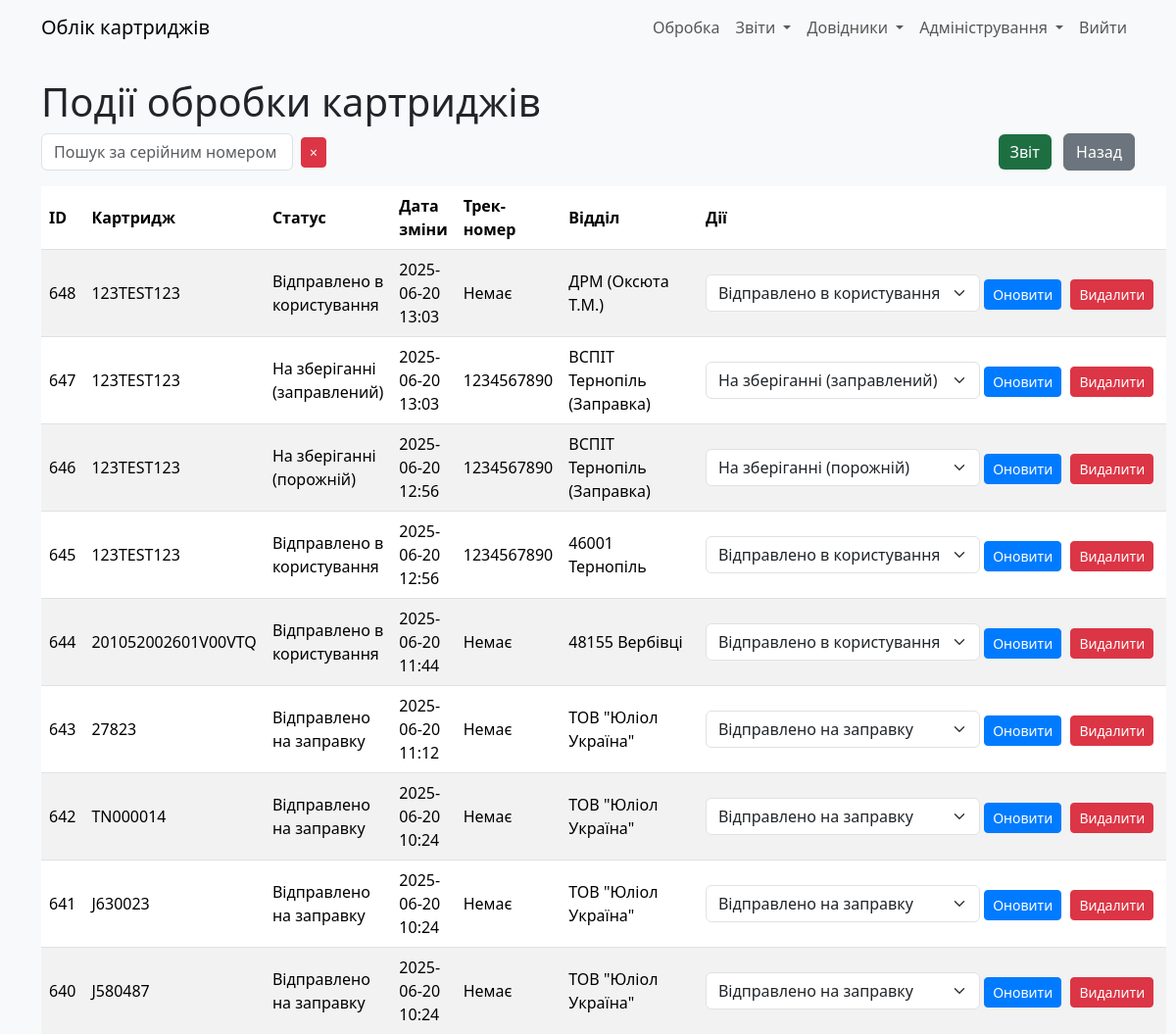
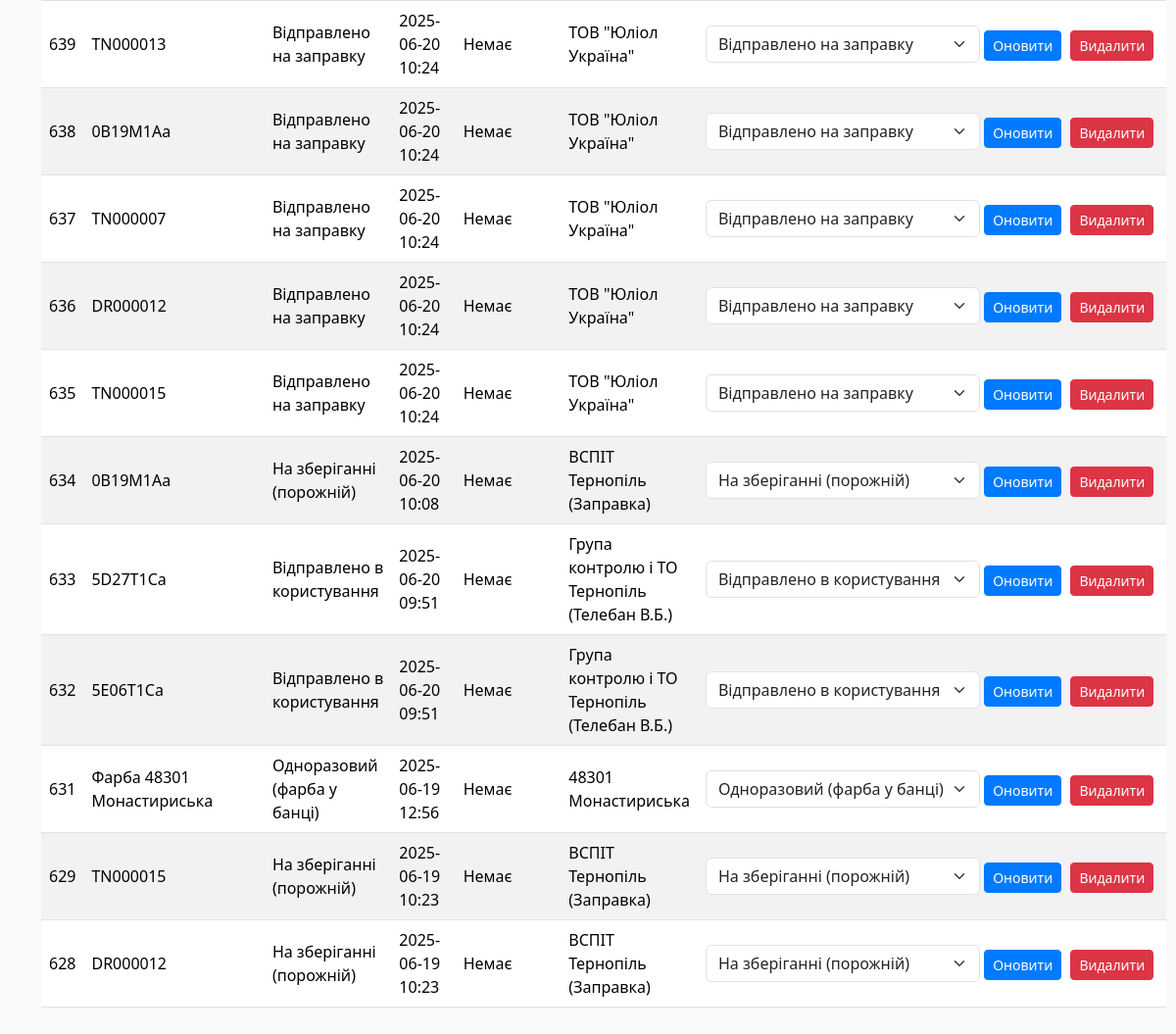
The app's page /cartridge_status (signed in) with its own data (2 pictures, top to bottom).
### models.py (models this page shows)
class CartridgeStatus(db.Model):
    __tablename__ = "cartrg_status"
    id: Mapped[int] = mapped_column(primary_key=True)
    cartridge_id = mapped_column(ForeignKey(Cartridges.id))
    device_id: Mapped[int] = mapped_column(ForeignKey(CustomerEquipment.id), nullable=True)
    status: Mapped[int] = mapped_column(Integer, server_default=literal(0))
    date_ofchange: Mapped[DateTime] = mapped_column(DateTime, server_default=func.now())
    parcel_track: Mapped[str] = mapped_column(String(13), nullable=True)
    exec_dept: Mapped[int] = mapped_column(ForeignKey(RefillDept.id))
    user_updated: Mapped[int] = mapped_column(ForeignKey(User.id))
    time_updated: Mapped[DateTime] = mapped_column(DateTime, server_default=func.now())
    __table_args__ = (
        Index('idx_cartridge_date', 'cartridge_id', 'date_ofchange'),  # Композитний індекс
        Index('idx_status', 'status'),                                 # Окремий індекс для status
        Index('idx_exec_dept', 'exec_dept'),                           # Окремий індекс для exec_dept
    )

class Cartridges(db.Model):
    __tablename__ = "cartridges"
    id: Mapped[int] = mapped_column(primary_key=True)
    serial_num: Mapped[str] = mapped_column(String(255), server_default="N/A")
    use_counter: Mapped[int] = mapped_column(Integer, nullable=False, default=-1)
    in_printer: Mapped[int] = mapped_column(ForeignKey(CustomerEquipment.id), nullable=True)
    cartridge_model: Mapped[str] = mapped_column(String(255), nullable=True)  # Застаріле. Не використовувати!
    cartrg_model_id: Mapped[int] = mapped_column(ForeignKey(CartridgeModel.id), default=1)
    user_updated: Mapped[int] = mapped_column(ForeignKey(User.id))
    time_updated: Mapped[DateTime] = mapped_column(DateTime, server_default=func.now())
    curr_status: Mapped[int] = mapped_column(Integer, nullable=False, default=0)
    curr_dept: Mapped[int] = mapped_column(Integer, nullable=False, default=0)
    curr_parcel_track: Mapped[str] = mapped_column(String(13), nullable=True)

class RefillDept(db.Model):
    __tablename__ = "refill_dept"
    id: Mapped[int] = mapped_column(primary_key=True)
    deptname: Mapped[str] = mapped_column(String(30))
    dept_description: Mapped[str] = mapped_column(String(255))
    addr1: Mapped[str] = mapped_column(String(255))
    addr2: Mapped[str] = mapped_column(String(255))
    addr3: Mapped[str] = mapped_column(String(255))
    addr4: Mapped[str] = mapped_column(String(255))
    addr5: Mapped[str] = mapped_column(String(255))
    dept_description: Mapped[str] = mapped_column(String(255))  # Нове поле
    is_exec: Mapped[int] = mapped_column(Integer, server_default=literal(0))
    user_updated: Mapped[int] = mapped_column(ForeignKey(User.id))
    time_updated: Mapped[DateTime] = mapped_column(DateTime, server_default=func.now())

### app.py (the view)
    def wrapper(*args, **kwargs):
        if current_user.role != 'admin':
            abort(403)
        return f(*args, **kwargs)

### app.py (called while the page is built)
@login_manager.user_loader
def load_user(user_id):
    return User.query.get(int(user_id))

def admin_required(f):
    def wrapper(*args, **kwargs):
        if current_user.role != 'admin':
            abort(403)
        return f(*args, **kwargs)
    wrapper.__name__ = f.__name__
    return wrapper

### templates/cartridge_status.html (shortened to what this page needs)
{% extends "base.html" %}
{% block content %}
    <h1>Події обробки картриджів</h1>
    <div class="mb-3 d-flex justify-content-between align-items-center">
        <div class="d-flex align-items-center">
            <input type="text" id="search" class="form-control" placeholder="Пошук за серійним номером" value="{{ search|escape }}" style="max-width: 400px;">
            <button id="clear-search" class="btn btn-danger btn-sm ms-2" title="Очистити пошук">
                <span>×</span>
            </button>
        </div>
        <div>
            <a href="{{ url_for('export_cartridge_events') }}" class="btn btn-excel me-2">Звіт</a>
            <a href="{{ url_for('index') }}" class="btn btn-secondary">Назад</a>
        </div>
    </div>
    <table class="table table-striped" id="status-table">
        <thead>
            <tr>
                <th>ID</th>
                <th>Картридж</th>
                <th>Статус</th>
                <th>Дата зміни</th>
                <th>Трек-номер</th>
                <th>Відділ</th>
                <th>Дії</th>
            </tr>
        </thead>
        <tbody id="status-table-body">
            {% for status, serial_num, deptname in statuses %}
            <tr>
                <td>{{ status.id }}</td>
                <td>{{ serial_num }}</td>
                <td>{{ {0: 'Не вказано', 1: 'На зберіганні (порожній)', 2: 'Відправлено в користування', 3: 'Відправлено на заправку', 4: 'Непридатний (списаний)', 5: 'Одноразовий (фарба у банці)', 6: 'На зберіганні (заправлений)', 7: 'Втрачений'}[status.status] }}</td>
                <td>{{ status.date_ofchange.strftime('%Y-%m-%d %H:%M') }}</td>
                <td>{{ status.parcel_track or 'Немає' }}</td>
                <td>{{ deptname }}</td>
                <td class="actions-column">
                    <form action="{{ url_for('update_status', status_id=status.id) }}" method="POST" class="d-inline">
                        <select name="status" class="form-select d-inline w-auto">
                            <option value="1" {% if status.status == 1 %}selected{% endif %}>На зберіганні (порожній)</option>
                            <option value="2" {% if status.status == 2 %}selected{% endif %}>Відправлено в користування</option>
                            <option value="3" {% if status.status == 3 %}selected{% endif %}>Відправлено на заправку</option>
                            <option value="5" {% if status.status == 5 %}selected{% endif %}>Одноразовий (фарба у банці)</option>
                            <option value="6" {% if status.status == 6 %}selected{% endif %}>На зберіганні (заправлений)</option>
                        </select>
                        <button type="submit" class="btn btn-primary btn-sm">Оновити</button>
                    </form>
                    <form action="{{ url_for('delete_status', status_id=status.id) }}" method="POST" class="d-inline" onsubmit="return confirm('Ви впевнені, що хочете видалити цей статус?');">
                        <button type="submit" class="btn btn-danger btn-sm">Видалити</button>
                    </form>
                </td>
            </tr>
            {% endfor %}
        </tbody>
    </table>
{% endblock %}

### static/css/style.css (style rules this page uses)
body { background-color: #f8f9fa; }
.table th, .table td { vertical-align: middle; }
.form-control, .form-select { max-width: 300px; }
.btn-sm { margin-right: 5px; }
.btn-primary { background-color: #007bff; border-color: #007bff; }
.btn-secondary { background-color: #6c757d; border-color: #6c757d; }

### templates/cartridge_status.html (style rules this page uses)
.actions-column { white-space: nowrap; vertical-align: middle; }
#clear-search { padding: 0.25rem 0.5rem; }
.btn-excel { background-color: #1D6F42; color: white; border: none; }

### records on screen
CartridgeStatus: id "648", serial_num "123TEST123", status "Відправлено в користування", date_ofchange "2025-06-20 13:03", parcel_track "Немає", deptname "ДРМ (Оксюта Т.М.)"
CartridgeStatus: id "647", serial_num "123TEST123", status "На зберіганні (заправлений)", date_ofchange "2025-06-20 13:03", parcel_track "1234567890", deptname "ВСПІТ Тернопіль (Заправка)"
CartridgeStatus: id "646", serial_num "123TEST123", status "На зберіганні (порожній)", date_ofchange "2025-06-20 12:56", parcel_track "1234567890", deptname "ВСПІТ Тернопіль (Заправка)"
CartridgeStatus: id "645", serial_num "123TEST123", status "Відправлено в користування", date_ofchange "2025-06-20 12:56", parcel_track "1234567890", deptname "46001 Тернопіль"
CartridgeStatus: id "644", serial_num "201052002601V00VTQ", status "Відправлено в користування", date_ofchange "2025-06-20 11:44", parcel_track "Немає", deptname "48155 Вербівці"
CartridgeStatus: id "643", serial_num "27823", status "Відправлено на заправку", date_ofchange "2025-06-20 11:12", parcel_track "Немає", deptname "ТОВ \"Юліол Україна\""
CartridgeStatus: id "642", serial_num "TN000014", status "Відправлено на заправку", date_ofchange "2025-06-20 10:24", parcel_track "Немає", deptname "ТОВ \"Юліол Україна\""
CartridgeStatus: id "641", serial_num "J630023", status "Відправлено на заправку", date_ofchange "2025-06-20 10:24", parcel_track "Немає", deptname "ТОВ \"Юліол Україна\""
CartridgeStatus: id "640", serial_num "J580487", status "Відправлено на заправку", date_ofchange "2025-06-20 10:24", parcel_track "Немає", deptname "ТОВ \"Юліол Україна\""
CartridgeStatus: id "639", serial_num "TN000013", status "Відправлено на заправку", date_ofchange "2025-06-20 10:24", parcel_track "Немає", deptname "ТОВ \"Юліол Україна\""
CartridgeStatus: id "638", serial_num "0B19M1Aa", status "Відправлено на заправку", date_ofchange "2025-06-20 10:24", parcel_track "Немає", deptname "ТОВ \"Юліол Україна\""
CartridgeStatus: id "637", serial_num "TN000007", status "Відправлено на заправку", date_ofchange "2025-06-20 10:24", parcel_track "Немає", deptname "ТОВ \"Юліол Україна\""
CartridgeStatus: id "636", serial_num "DR000012", status "Відправлено на заправку", date_ofchange "2025-06-20 10:24", parcel_track "Немає", deptname "ТОВ \"Юліол Україна\""
CartridgeStatus: id "635", serial_num "TN000015", status "Відправлено на заправку", date_ofchange "2025-06-20 10:24", parcel_track "Немає", deptname "ТОВ \"Юліол Україна\""
CartridgeStatus: id "634", serial_num "0B19M1Aa", status "На зберіганні (порожній)", date_ofchange "2025-06-20 10:08", parcel_track "Немає", deptname "ВСПІТ Тернопіль (Заправка)"
CartridgeStatus: id "633", serial_num "5D27T1Ca", status "Відправлено в користування", date_ofchange "2025-06-20 09:51", parcel_track "Немає", deptname "Група контролю і ТО Тернопіль (Телебан В.Б.)"
CartridgeStatus: id "632", serial_num "5E06T1Ca", status "Відправлено в користування", date_ofchange "2025-06-20 09:51", parcel_track "Немає", deptname "Група контролю і ТО Тернопіль (Телебан В.Б.)"
CartridgeStatus: id "631", serial_num "Фарба 48301 Монастириська", status "Одноразовий (фарба у банці)", date_ofchange "2025-06-19 12:56", parcel_track "Немає", deptname "48301 Монастириська"
CartridgeStatus: id "629", serial_num "TN000015", status "На зберіганні (порожній)", date_ofchange "2025-06-19 10:23", parcel_track "Немає", deptname "ВСПІТ Тернопіль (Заправка)"
CartridgeStatus: id "628", serial_num "DR000012", status "На зберіганні (порожній)", date_ofchange "2025-06-19 10:23", parcel_track "Немає", deptname "ВСПІТ Тернопіль (Заправка)"
